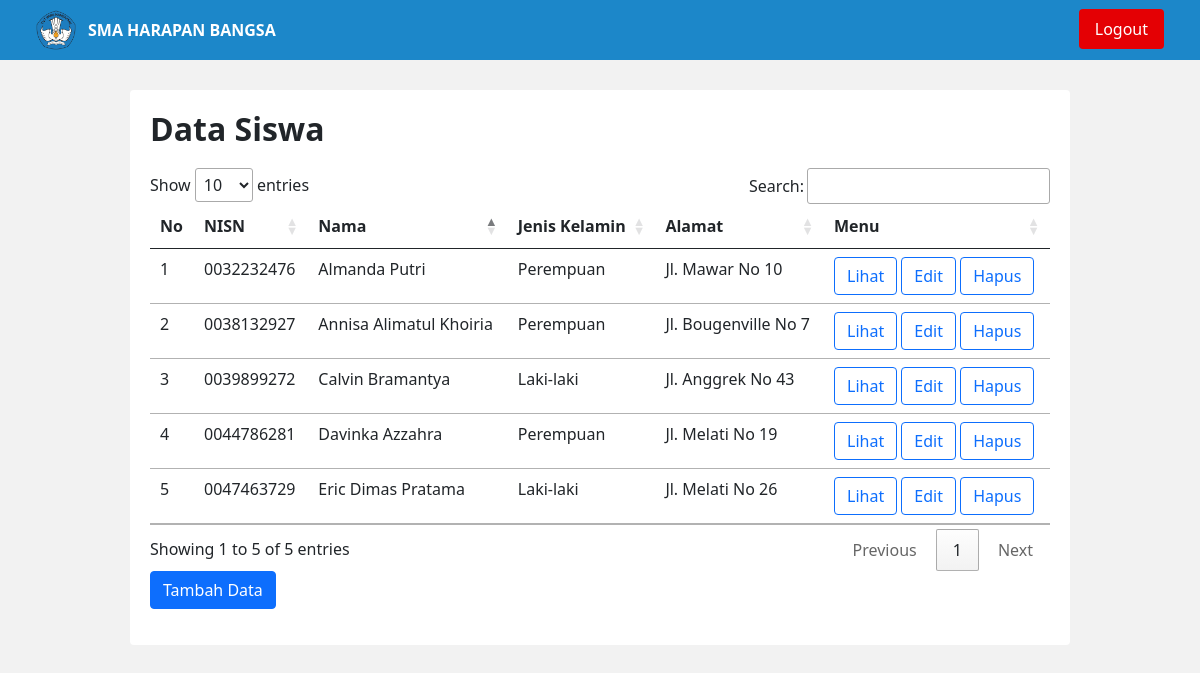
Screenshot of /dashboard.php (signed in) with the database file from the repository.
### tables this page shows
CREATE TABLE `siswa` (
  `nisn` varchar(10) NOT NULL,
  `nama` varchar(255) NOT NULL,
  `jenis_kelamin` varchar(255) NOT NULL,
  `alamat` varchar(255) NOT NULL
);

### dashboard.php (the view, shortened to what this page needs)
<!DOCTYPE html>
<html lang="en">
<head>
    <link href="https://cdn.jsdelivr.net/npm/bootstrap@5.0.2/dist/css/bootstrap.min.css" rel="stylesheet">
    <link rel="stylesheet" type="text/css" href="https://cdn.datatables.net/1.13.4/css/jquery.dataTables.css">
</head>
<body>
    <div class="navbar">
        <img src="logo.png" alt="logo">
        <a class="school-name">SMA HARAPAN BANGSA</a>
        <a href="logout.php" class="logout-button">Logout</a>
    </div>
    <div class="container">
        <div class="box">
            <h2 class="title">Data Siswa</h2>
            <table class="table table-hover" id="data-table">
                <thead>
                <tr>
                    <th>No</th>
                    <th>NISN</th>
                    <th>Nama</th>
                    <th>Jenis Kelamin</th>
                    <th>Alamat</th>
                    <th>Menu</th>
                </tr>
                </thead>
                <?php
                include ("koneksi.php");
                $no = 1;
                $data = mysqli_query($koneksi, "SELECT * from siswa ORDER BY nama ASC");
                while($row = mysqli_fetch_assoc($data)) {
                    ?>
                    <tr>
                        <td><?php echo $no++; ?></td>
                        <td><?php echo $row['nisn']; ?></td>
                        <td><?php echo $row['nama']; ?></td>
                        <td><?php echo $row['jenis_kelamin']; ?></td>
                        <td><?php echo $row['alamat']; ?></td>
                        <td>
                            <a class="btn btn-outline-primary" href="lihat.php?id=<?php echo $row['nisn']; ?>">Lihat</a>
                            <a class="btn btn-outline-primary" href="edit.php?id=<?php echo $row['nisn']; ?>">Edit</a>
                            <a class="btn btn-outline-primary" href="hapus.php?id=<?php echo $row['nisn']; ?>" onclick="return confirmDelete()">Hapus</a>
                        </td>
                    </tr>
                    <?php
                }
                ?>
            </table>
            <a href="tambahdata.php" class="btn btn-primary mb-3">Tambah Data</a>
        </div>
    </div>
</body>
</html>

### dashboard.php (style rules this page uses)
body { background-color: #f2f2f2; font-family: system-ui, 'Segoe UI', 'Open Sans', 'Helvetica Neue', sans-serif; margin: 0; padding: 0; }
.navbar { background-color: #1c87c9; padding: 6px; display: flex; }
.navbar img { margin-top: 0px; margin-left: 30px; width: 40px; height: 40px; }
.school-name { margin-top: 0px; margin-left: 12px; color: #fff; font-weight: bold; text-decoration: none; }
.logout-button { background-color: #e40004; border: none; border-radius: 4px; color: #fff; margin-left: auto; margin-right: 30px; margin-top: 3px; margin-bottom: 5px; cursor: pointer; font-size: 16px; padding: 8px 16px; text-align: center; text-decoration: none; transition: background-color 0.3s; }
.container { max-width: 1000px; margin: 0 auto; padding: 30px; }
.box { background-color: #fff; border-radius: 4px; padding: 20px; }
.title { font-weight: bold; margin-top: 0; margin-bottom: 20px; }
table { width: 100%; }
th, td { padding: 12px 15px; text-align: left; }
th { background-color: #f2f2f2; font-weight: bold; }

### rows the page displays
siswa: nisn "0032232476", nama "Almanda Putri", jenis_kelamin "Perempuan", alamat "Jl. Mawar No 10"
siswa: nisn "0038132927", nama "Annisa Alimatul Khoiria", jenis_kelamin "Perempuan", alamat "Jl. Bougenville No 7"
siswa: nisn "0039899272", nama "Calvin Bramantya", jenis_kelamin "Laki-laki", alamat "Jl. Anggrek No 43"
siswa: nisn "0044786281", nama "Davinka Azzahra", jenis_kelamin "Perempuan", alamat "Jl. Melati No 19"
siswa: nisn "0047463729", nama "Eric Dimas Pratama", jenis_kelamin "Laki-laki", alamat "Jl. Melati No 26"
